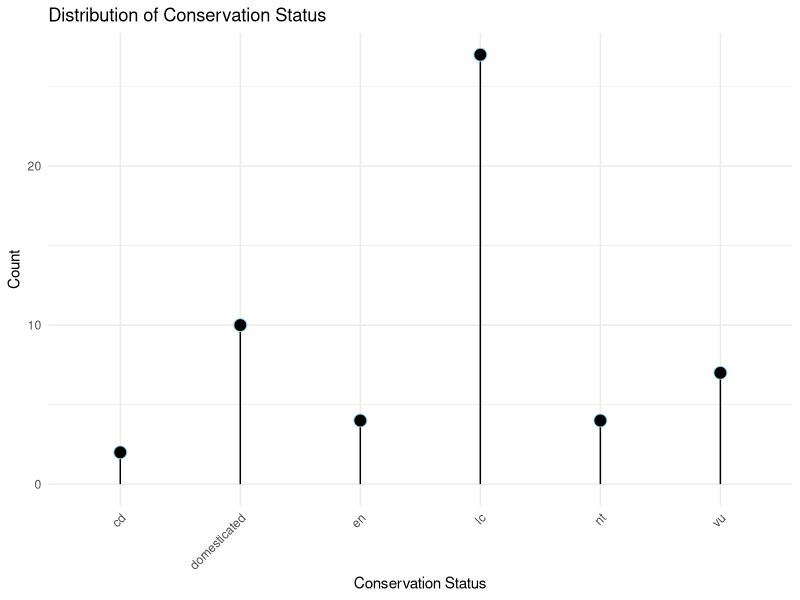

This figure's R source:

#LOLL??POP
library(ggplot2)
library(dplyr)
msleep_new <- msleep %>% filter(!is.na(conservation)) %>%
  count(conservation)

ggplot(msleep_new, aes(x = conservation, y = n)) +
  geom_segment(
    aes(x = conservation, xend = conservation, y = 0, yend = n),
    color = "black"
  ) +
  geom_point(size = 4, color = "skyblue", fill = "black", shape = 21) +
  labs(
    title = "Distribution of Conservation Status",
    x = "Conservation Status",
    y = "Count"
  ) +
  theme_minimal() +
  theme(axis.text.x = element_text(angle = 45, hjust = 1))


